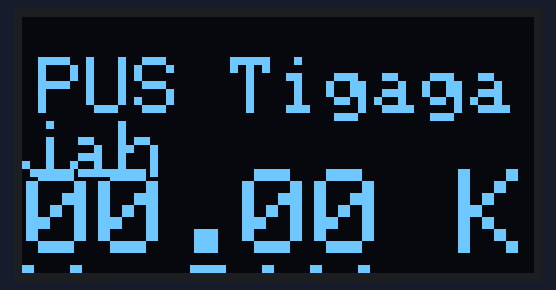
Recording of a sketch running on a simulated Arduino Uno, built with avr-gcc and run on an emulated ATmega328P. Shown: 128×64 one-colour display.

Above: at 0.1 s.

The sketch:

1._Tampilan_OLED.ino
```cpp
#include <Wire.h>
#include <Adafruit_GFX.h>
#include <Adafruit_SSD1306.h>

#define SCREEN_WIDTH 128
#define SCREEN_HEIGHT 64

#define SCREEN_ADDRESS 0x3D
// #define SCREEN_ADDRESS 0x3C

#define OLED_RESET    -1
Adafruit_SSD1306 display(SCREEN_WIDTH, SCREEN_HEIGHT, &Wire, OLED_RESET);

void drawCenteredText(const String &text, int y) {
  int16_t x1, y1;
  uint16_t w, h;
  display.getTextBounds(text, 0, 0, &x1, &y1, &w, &h);
  display.setCursor((SCREEN_WIDTH - w) / 2, y);
  display.print(text);
}

void setup() {
  Serial.begin(9600);

  // Inisialisasi display dengan alamat I2C yang sudah didefinisikan
  if(!display.begin(SSD1306_SWITCHCAPVCC, SCREEN_ADDRESS)) {
    Serial.println(F("Alokasi SSD1306 gagal"));
    for(;;);
  }

  display.clearDisplay();

  display.setTextSize(2);
  display.setTextColor(SSD1306_WHITE);
  drawCenteredText("PUS Tigagajah", 10);

  display.setTextSize(3);
  display.setTextColor(SSD1306_WHITE);
  drawCenteredText("00.00 KM/JAM", 38);

  display.display();
}

void loop() {
  // Kosong untuk saat ini
}
```
